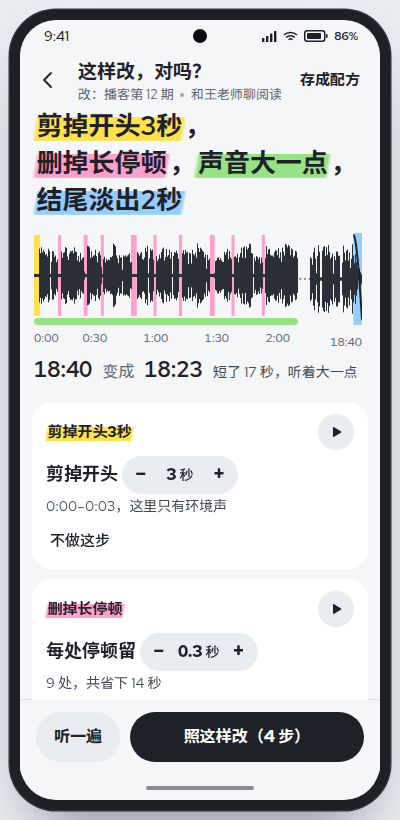
#> input picture redesign/design-demos/shots/dir-1/clicks/01-plan.png, 400 x 820 px, given in place of 390l-live.png, which was not available
$ python ba121.py
#> lines starting #> are read from the running program, lines starting #| are printed output that depends on the picture
# v12 -> v12.1 comparison images (half size), made the way ba11.py and ba12.py made them.
from PIL import Image
import os
HERE = os.path.dirname(os.path.abspath(__file__))
OUT = os.path.join(HERE, '../../workbench/v12.1/ba/')
pairs = [('390l-live', 'r121-rest-390l'), ('360d-live', 'r121-rest-360d'), ('390l-kTracks5', 'r121-tracks-390l'), ('390l-kTracks5Sel', 'r121-range-tracks-390l'), ('390l-t6b', 'r121-record-390l'), ('360l-kTracks8', 'r121-tracks8-360l')]
for src, name in pairs:
    for v in ('v12', 'v12.1'):
        im = Image.open(os.path.join(HERE, f'shots/ba-{v}/{src}.png')).convert('RGB'); im = im.resize((im.size[0] // 2, im.size[1] // 2), Image.LANCZOS)
#> further down, im is the input picture: PIL image 400x820 RGB; mean R, G, B 202.5, 204.3, 205.1
#> after `im = im.resize((im.size[0] // 2, im.size[1] // 2), Image.LANCZOS)`:
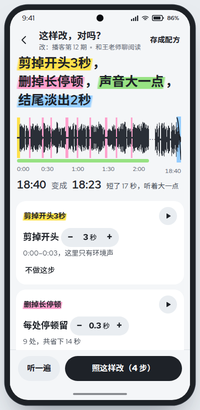
#> im: PIL image 200x410 RGB; mean R, G, B 202.3, 204.1, 204.8
        im.save(OUT + f'{v}-{name}.png', optimize=True); print(f'{v}-{name}.png', im.size)
#| v12-r121-rest-390l.png (200, 410)
#> pass 2 of the loop `for src, name in pairs:`:
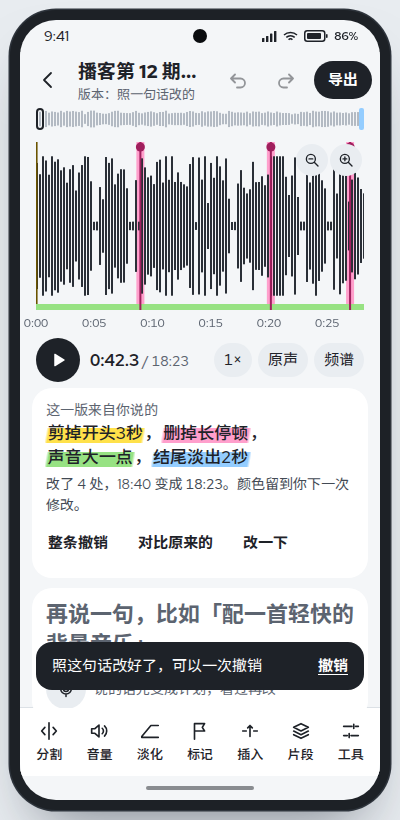
#> input picture redesign/design-demos/shots/dir-1/clicks/02-applied.png, 400 x 820 px, given in place of 360d-live.png, which was not available
#> im is the input picture: PIL image 400x820 RGB; mean R, G, B 195.3, 197.1, 199.1
#> `im = im.resize((im.size[0] // 2, im.size[1] // 2), Image.LANCZOS)`:
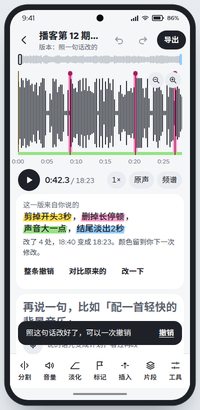
#> im: PIL image 200x410 RGB; mean R, G, B 195, 196.7, 198.7
#| v12-r121-rest-360d.png (200, 410)
#> (the run stopped early here; a loop or call above may not have finished)
